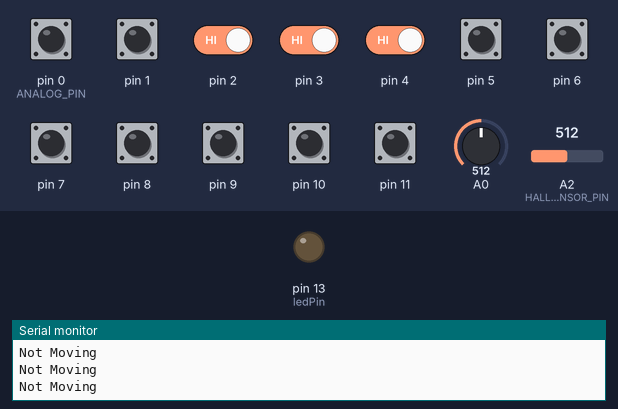
Simulated run of this sketch. Board: Teensy 4. Parts: output pins drawn as LEDs (lit = HIGH), the last lines printed to the serial monitor. The test bench sets the inputs (shaded band); at power-on: pin 0 (ANALOG_PIN), pin 1–11 HIGH, A0 = 512, A2 (HALL_EFFECT_SENSOR_PIN) = 512.

Above: at 1.2 s.
1.3 s: pin 2 driven LOW and pin 4 driven LOW
At 2.1 s:
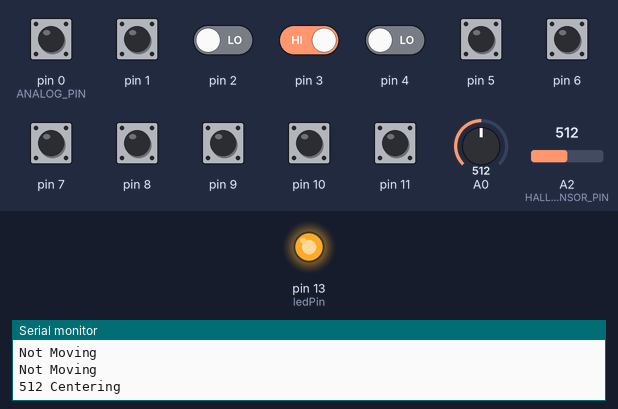
3.8 s: pin 5 pulled LOW for 0.15 s
At 4.6 s:
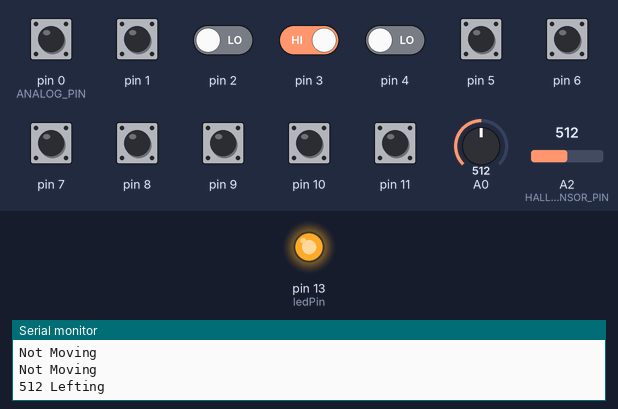
5.4 s: pin 0 (ANALOG_PIN) pulled LOW for 1 s
At 8.7 s:
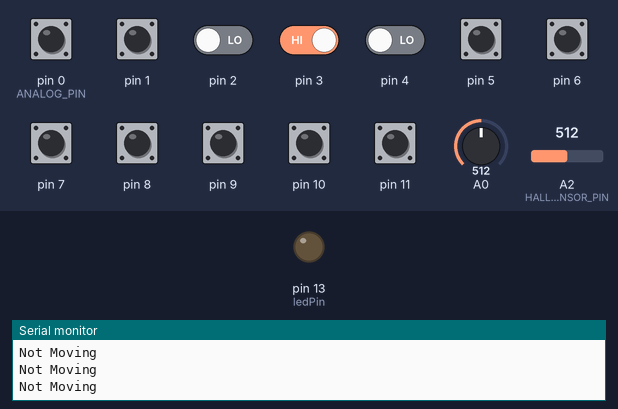
9.3 s: pin 0 (ANALOG_PIN) pulled LOW for 0.15 s
At 10.1 s:
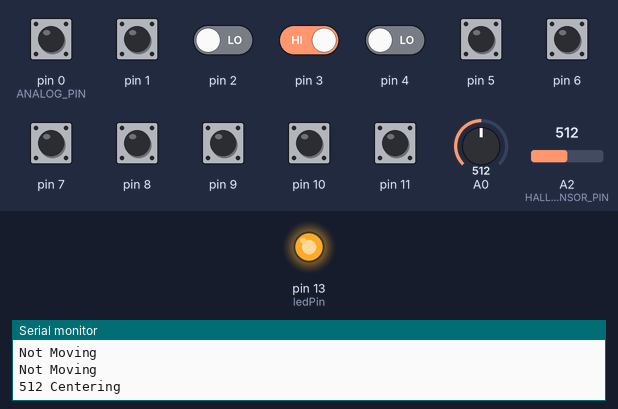
12.4 s: pin 1 pulled LOW for 0.15 s
At 15.2 s:
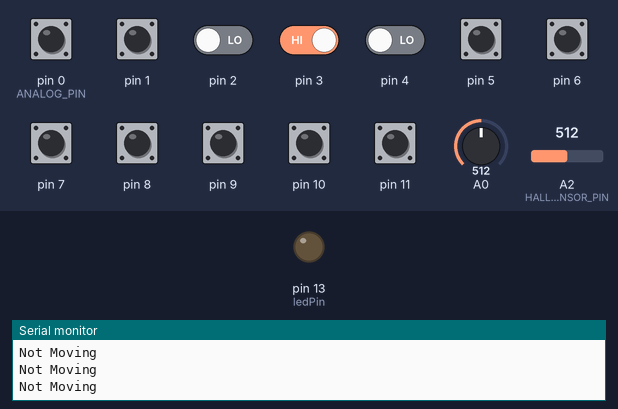
15.5 s: pin 2 driven HIGH and pin 3 driven LOW
At 16.3 s:
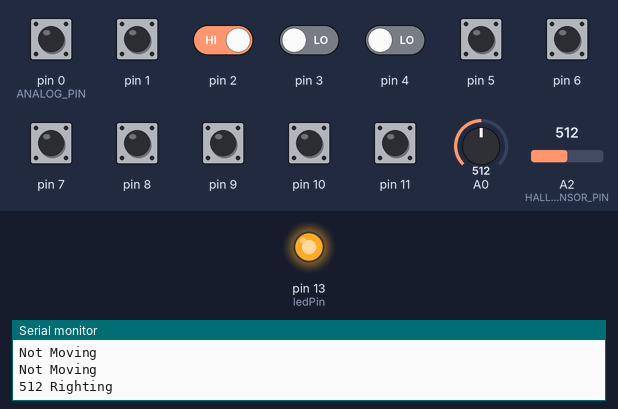
Timing chart, 0 to 18.0 s (numbered marks = the images above; inputs shaded):
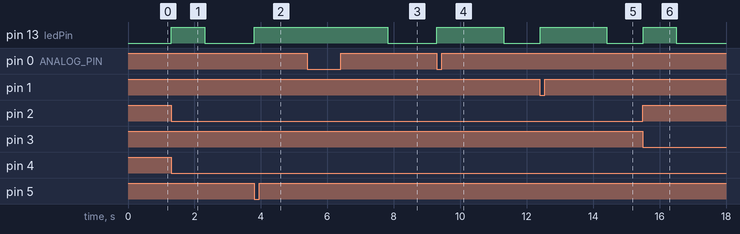

The sketch:

Bike.ino
```cpp
/* Mario Bike
https://github.com/elliotaplant/mario-bike

Turn your bike into a Mario Kart controller
*/

const int numButtons = 12;
const int ANALOG_PIN = 0;
const int scaleFactor = 2;
const int limit = 1024;
const int ledPin = 13;


void setup()
{
  Serial.begin(9600);

//  Serial.println("Beginning Mario Bike");
  Serial.print("hallValue");
  Serial.print("\t");
  Serial.print("trailingAverageValue");
  Serial.print("\t");
  Serial.println("difference");
  // configure the joystick to manual send mode.  This gives precise
  // control over when the computer receives updates, but it does
  // require you to manually call Joystick.send_now().
  Joystick.useManualSend(true);
  for (int i = 0; i < numButtons; i++) {
    pinMode(i, INPUT_PULLUP);
  }

  // Prepare the LED pin for output
  pinMode(ledPin, OUTPUT);

  setupSpeed();
}

byte allButtons[numButtons];
byte prevButtons[numButtons];

int leftJoystick = 1023;
int centerJoystick = 512;
int rightJoystick = 0;

void loop()
{
  int analogValue = analogRead(ANALOG_PIN);
  int interpolatedValue = interpolateJoystick(analogValue);

  Joystick.X(interpolatedValue);

  bool movin = moving();
  Serial.println(movin ? "Moving" : "Not Moving");

   // read digital pins and use them for the buttons
  for (int i = 0; i < numButtons; i++) {
    if (digitalRead(i)) {
      // when a pin reads high, the button is not pressed
      // the pullup resistor creates the "on" signal
      allButtons[i] = 0;
    } else {
      // when a pin reads low, the button is connecting to ground.
      allButtons[i] = 1;
    }
    Joystick.button(i + 1, allButtons[i]);
  }

  // Because setup configured the Joystick manual send,
  // the computer does not see any of the changes yet.
  // This send_now() transmits everything all at once.
  Joystick.send_now();

  // check to see if any button changed since last time
  boolean anyChange = false;
  for (int i=0; i<numButtons; i++) {
    if (allButtons[i] != prevButtons[i]) {
      anyChange = true;
    }
    prevButtons[i] = allButtons[i];
  }

  // if any button changed, print them to the serial monitor
  if (anyChange) {
    stateChangeButtons(analogValue);
  }

  delay(5);
}

int interpolateJoystick(int analogValue) {
  if (analogValue > leftJoystick) {
    return 1024;
  } else if (analogValue > centerJoystick) {
    return ((512 * (analogValue - centerJoystick)) / (1024 - centerJoystick)) + 512;
  } else if (analogValue > rightJoystick) {
    return (512 * (analogValue - rightJoystick)) / (centerJoystick - rightJoystick);
  }
  return 0;
}

void stateChangeButtons(int joystickReading) {
  if (allButtons[4]) {
    if (allButtons[5]) {
      leftJoystick = joystickReading;
      Serial.print(joystickReading, DEC);
      Serial.println(" Lefting");
      blink();
    } else if (allButtons[2]) {
      Serial.print(joystickReading, DEC);
      Serial.println(" Centering");
      centerJoystick = joystickReading;
      blink();
    } else if (allButtons[3]) {
      Serial.print(joystickReading, DEC);
      Serial.println(" Righting");
      rightJoystick = joystickReading;
      blink();
    }
  }
}

void blink() {
  digitalWrite(ledPin, HIGH);   // set the LED on
  delay(1000);                  // wait for a second
  digitalWrite(ledPin, LOW);    // set the LED off
}
```

Speed.ino
```cpp
/*
Speed sensor
- Sets up the hall effect sensor
- Establishes a "base" range for the hall effect sensor with a trailing average
- Determines if a given "tick" is touching the magnet
- Debounces magent touches
- Determines the RPM of the rider
*/

const int HALL_EFFECT_SENSOR_PIN = 16;
const int NUM_SAMPLES = 20;
const int CHANGE_THRESHOLD = 5;
const int ROTATION_DEBOUNCE_MS = 200;
const int RPM_SMOOTHING_CYCLES = 2;
const int SLOWDOWN_THRESHOLD_MS = 3000;
const int MAX_MS_PER_ROTATION = 120000;
const float MS_PER_MINUTE = 60000;
const int MIN_MOVEMENT_THRESHOLD = 1000;

int prevReadings[NUM_SAMPLES];
int readingIndex = 0;
int currentRpm = 0;
int trailingAverageSum = 0;
time_t lastPass = 0;
int prevRotationMs[RPM_SMOOTHING_CYCLES];
int currentMsPerRotationSum = MAX_MS_PER_ROTATION;
int smoothingIndex = 0;

void setupSpeed() {
  for (int i = 0; i < RPM_SMOOTHING_CYCLES; i++) {
    prevRotationMs[i] = MAX_MS_PER_ROTATION / RPM_SMOOTHING_CYCLES;
  }
}


// Calc to determine whether or not the magnet is near the sensor
bool nearMagnet() {
  int hallValue = analogRead(HALL_EFFECT_SENSOR_PIN);

  // Add the new reading to the trailing sum before putting it in the ring buffer
  trailingAverageSum += (hallValue - prevReadings[readingIndex]);
  prevReadings[readingIndex] = hallValue;
  readingIndex = (readingIndex + 1) % NUM_SAMPLES;

  // Find the difference in magnetic field to see if a rotation has happened
  int trailingAverageValue = trailingAverageSum / NUM_SAMPLES;
  int difference = abs(hallValue - trailingAverageValue);

  return difference > CHANGE_THRESHOLD;
}

float getRpm() {
  // Get the time since the last rotation
  time_t thisPass = millis();
  time_t msSince = thisPass - lastPass;

  if (nearMagnet()) {
    if (msSince > ROTATION_DEBOUNCE_MS) {
      lastPass = thisPass;
      currentMsPerRotationSum += (msSince - prevRotationMs[smoothingIndex]);
      prevRotationMs[smoothingIndex] = msSince;
      smoothingIndex = (smoothingIndex + 1) % RPM_SMOOTHING_CYCLES;
    }
  } else if (
      currentMsPerRotationSum != MAX_MS_PER_ROTATION &&
      msSince > ((2 * currentMsPerRotationSum) / RPM_SMOOTHING_CYCLES)
    ) {
    currentMsPerRotationSum *= 1.5;
  }

  float msPerRotation = currentMsPerRotationSum / RPM_SMOOTHING_CYCLES;
  return MS_PER_MINUTE / msPerRotation;
}

// Super simple calc to determine if the time since the last magnet has
bool moving() {
  time_t thisPass = millis();
  if (nearMagnet()) {
    lastPass = thisPass;
  }
  return thisPass - lastPass < MIN_MOVEMENT_THRESHOLD;
}
```

Measured:
- after the input at 1.3 s, pin 13 (ledPin): LOW → HIGH at once, → LOW 1.0 s later
- after the input at 3.8 s, pin 13 (ledPin): LOW → HIGH at once
- after the input at 5.4 s, pin 13 (ledPin): HIGH → LOW after 2.4 s instead of 0.41 s
- after the input at 9.3 s, pin 13 (ledPin): LOW → HIGH at once, → LOW 2.0 s later
- after the input at 12.4 s, pin 13 (ledPin): LOW → HIGH at once, → LOW 2.0 s later
- after the input at 15.5 s, pin 13 (ledPin): LOW → HIGH at once, → LOW 1.0 s later
